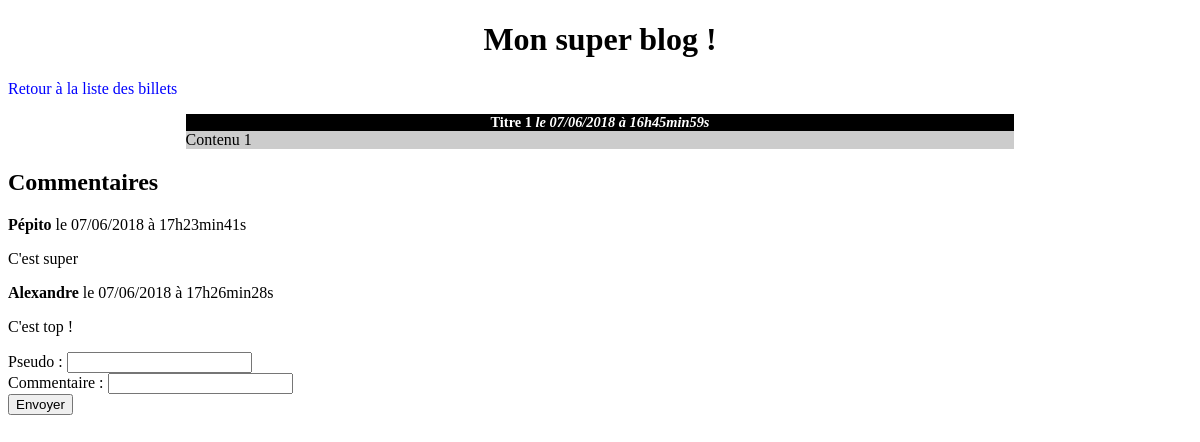
The page /index.php?controller=post&action=show&postId=3 on the database its author committed.
### tables this page shows
CREATE TABLE `posts` (
  `id` int(11) NOT NULL,
  `title` varchar(255) NOT NULL,
  `content` text NOT NULL,
  `creation_date` datetime NOT NULL
);

CREATE TABLE `comments` (
  `id` int(11) NOT NULL,
  `post_id` int(11) NOT NULL,
  `author` varchar(255) NOT NULL,
  `content` text NOT NULL,
  `creation_date` datetime NOT NULL
);

### controller/PostFrontController.php (called while the page is built, shortened)
<?php
require_once('BaseController.php');
class PostFrontController extends BaseController
{
    public function showAction()
    {
        $postId = isset($_GET['postId']) ? (int) $_GET['postId'] : 0;
        $viewData = $this->initViewData();
        $viewData['post'] = $this->getContainer()->getPostManager()->getPost($postId);
        $viewData['commentsList'] = $this->getContainer()->getCommentManager()->getCommentsList($postId);
        require('view/front/postShowView.php');
    }
}

### model/Router.php (called while the page is built, shortened)
<?php
class Router
{
    protected $config;
    public function getConfig()
    {
        return $this->config;
    }
    public function setConfig(array $config)
    {
        $this->config = $config;
    }
    public function executeAction($controllerParam, $actionParam, $envParam)
    {
        $controller = new $controllerName();
        $actionName = $actionParam.'Action';
        require_once(__DIR__.'/../model/Container.php');
        $container = new Container($this->getConfig());
        $controller->setContainer($container);
        $controller->$actionName();
    }
}

### index.php (called while the page is built)
<?php
require_once('config.php');
require_once('model/Router.php');
$router = new \OpenClassrooms\Blog\Model\Router($config);
try {
    $router->executeAction(
        isset($_REQUEST['controller']) ? $_REQUEST['controller'] : 'post',
        isset($_REQUEST['action']) ? $_REQUEST['action'] : 'list',
        'front'
    );
} catch(Exception $e) {
    $viewData['errorMessage'] = $e->getMessage();
    require('view/errorView.php');
}

### controller/BaseController.php (called while the page is built, shortened)
<?php
require_once(__DIR__.'/../model/Container.php');
abstract class BaseController
{
    protected $container;
    public function getContainer()
    {
        return $this->container;
    }
    public function setContainer(\OpenClassrooms\Blog\Model\Container $container)
    {
        $this->container = $container;
    }
    public function initViewData()
    {
        $viewData = [];
        $viewData['title'] = $this->getContainer()->getConfig()['title'];
        return $viewData;
    }
}

### model/Container.php (called while the page is built, shortened)
<?php
class Container
{
    protected $config;
    public function getConfig()
    {
        return $this->config;
    }
    public function setConfig(array $config)
    {
        $this->config = $config;
    }
    protected function getDatabaseHandler()
    {
        static $instance;
        if (!isset($instance)) {
            $instance = new \PDO(
                $this->config['database']['dsn'],
                $this->config['database']['username'],
                $this->config['database']['username']
            );
        }
        return $instance;
    }
    public function getPostManager()
    {
        static $instance;
        if (!isset($instance)) {
            include_once('PostManager.php');
            $instance = new \OpenClassrooms\Blog\Model\PostManager($this->getDatabaseHandler());
        }
        return $instance;
    }
    public function getCommentManager()
    {
        static $instance;
        if (!isset($instance)) {
            include_once('CommentManager.php');
            $instance = new \OpenClassrooms\Blog\Model\CommentManager($this->getDatabaseHandler());
        }
        return $instance;
    }
}

### model/Manager.php (called while the page is built, shortened)
<?php
abstract class Manager
{
    protected $databaseHandler;
    public function getDatabaseHandler()
    {
        return $this->databaseHandler;
    }
    public function setDatabaseHandler(\PDO $databaseHandler)
    {
        $this->databaseHandler = $databaseHandler;
    }
}

### model/PostManager.php (called while the page is built, shortened)
<?php
require_once('Manager.php');
require_once('Post.php');
class PostManager extends Manager
{
    public function getPost($id)
    {
        $request = $this->getDatabaseHandler()->prepare('SELECT id, title, content, DATE_FORMAT(creation_date, \'%d/%m/%Y à %Hh%imin%ss\') AS creation_date_fr FROM posts WHERE id = ?');
        $request->execute(array($id));
        $result = $request->fetch();
        $post = new Post();
        $post->setId($result['id']);
        $post->setTitle($result['title']);
        $post->setContent($result['content']);
        $post->setCreationDate($result['creation_date_fr']);
        return $post;
    }
}

### model/CommentManager.php (called while the page is built, shortened)
<?php
require_once('Manager.php');
require_once('Comment.php');
class CommentManager extends Manager
{
    public function getCommentsList($postId)
    {
        $request = $this->getDatabaseHandler()->prepare('SELECT id, post_id, author, content, DATE_FORMAT(creation_date, \'%d/%m/%Y à %Hh%imin%ss\') AS creation_date_fr FROM comments WHERE post_id = ? ORDER BY creation_date');
        $request->execute(array($postId));
        $resultsList = $request->fetchAll();
        $commentsList = [];
        foreach ($resultsList as $result) {
            $comment = new Comment();
            $comment->setId($result['id']);
            $comment->setPostId($result['post_id']);
            $comment->setAuthor($result['author']);
            $comment->setContent($result['content']);
            $comment->setCreationDate($result['creation_date_fr']);
            $commentsList[] = $comment;
        }
        return $commentsList;
    }
}

### model/Post.php (called while the page is built, shortened)
<?php
class Post
{
    private $title;
    private $content;
    private $creationDate;
    public function getTitle()
    {
        return $this->title;
    }
    public function setTitle($title)
    {
        $this->title = $title;
    }
    public function getContent()
    {
        return $this->content;
    }
    public function setContent($content)
    {
        $this->content = $content;
    }
    public function getCreationDate()
    {
        return $this->creationDate;
    }
    public function setCreationDate($creationDate)
    {
        $this->creationDate = $creationDate;
    }
}

### model/Comment.php (called while the page is built, shortened)
<?php
class Comment
{
    private $author;
    private $content;
    private $creationDate;
    public function getAuthor()
    {
        return $this->author;
    }
    public function setAuthor($author)
    {
        $this->author = $author;
    }
    public function getContent()
    {
        return $this->content;
    }
    public function setContent($content)
    {
        $this->content = $content;
    }
    public function getCreationDate()
    {
        return $this->creationDate;
    }
    public function setCreationDate($creationDate)
    {
        $this->creationDate = $creationDate;
    }
}

### view/front/_commentView.php (the view)
<p><strong><?php echo htmlspecialchars($comment->getAuthor()); ?></strong> le <?php echo $comment->getCreationDate(); ?></p>
<p><?php echo nl2br(htmlspecialchars($comment->getContent())); ?></p>

### view/front/postShowView.php (shortened to what this page needs)
<h1>Mon super blog !</h1>
<p><a href="index.php">Retour à la liste des billets</a></p>
<?php
require('_postView.php');
?>
<h2>Commentaires</h2>
<?php
foreach ($viewData['commentsList'] as $comment) {
    require('_commentView.php');
}
?>
<form action="index.php?controller=comment&amp;action=create" method="post">
    <p>
        <label for="author">Pseudo</label> : <input type="text" name="author" id="author" required /><br />
        <label for="content">Commentaire</label> :  <input type="text" name="content" id="content" required /><br />
        <input type="submit" value="Envoyer" />
    </p>
</form>
<?php require(__DIR__.'/../template.php'); ?>

### view/front/_postView.php (shortened to what this page needs)
<div class="post">
    <h3>
        <?php echo htmlspecialchars($viewData['post']->getTitle()); ?>
        <em>le <?php echo $viewData['post']->getCreationDate(); ?></em>
    </h3>
    <p>
        <?php
            echo nl2br(htmlspecialchars($viewData['post']->getContent()));
        ?>
    </p>
</div>

### public/css/style.css (style rules this page uses)
h1, h3 { text-align:center; }
h3 { background-color:black; color:white; font-size:0.9em; margin-bottom:0px; }
.post p { background-color:#CCCCCC; margin-top:0px; }
.post { width:70%; margin:auto; }
a { text-decoration: none; color: blue; }

### rows shown on the page
posts: title "Titre 1", content "Contenu 1"
comments: author "Pépito", CreationDate "07/06/2018 à 17h23min41s", content "C'est super"
comments: author "Alexandre", CreationDate "07/06/2018 à 17h26min28s", content "C'est top !"

### other values the page prints
$viewData['post']->getCreationDate() "07/06/2018 à 16h45min59s"
